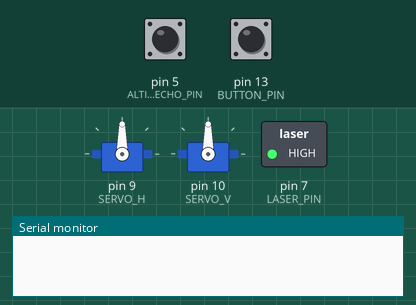
This sketch was run on a simulated Arduino Uno, built with avr-gcc and run on an emulated ATmega328P. Shown: 2 × servo, switched loads named in the sketch (green lamp = pin HIGH), the last lines printed to the serial monitor. The test bench sets the inputs (shaded band); at power-on: pin 13 (BUTTON_PIN) LOW, pin 5 (ALTIMETER_ECHO_PIN) LOW. Random numbers use the default seed unless the sketch sets one; pins used as bus, display or sensor lines are not drawn.

Above: at 1.2 s.
1.3 s: pin 13 (BUTTON_PIN) pulled HIGH for 1 s
3.8 s: pin 13 (BUTTON_PIN) pulled HIGH for 3.2 s
At 5.1 s:
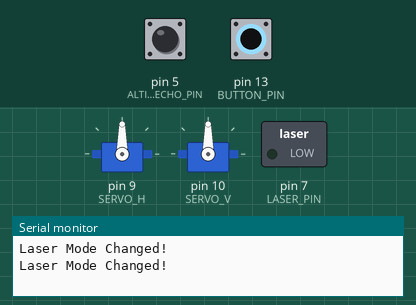
8.5 s: pin 5 (ALTIMETER_ECHO_PIN) pulsed HIGH 2 times (0.12 s each, 0.3 s apart)
At 10.3 s:
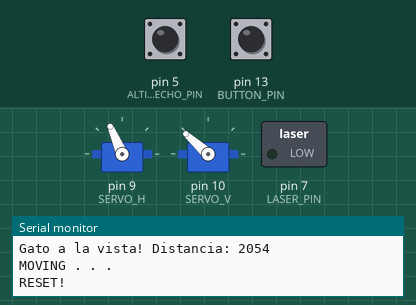
11.4 s: pin 13 (BUTTON_PIN) pulled HIGH for 1 s
At 13.1 s:
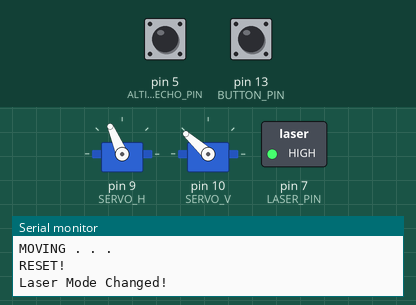
13.9 s: pin 13 (BUTTON_PIN) pulled HIGH for 0.15 s
At 14.6 s:
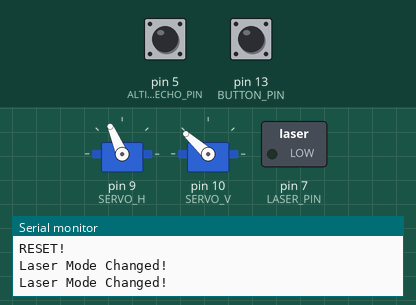
15.5 s: pin 5 (ALTIMETER_ECHO_PIN) pulsed HIGH 5 times (0.12 s each, 0.3 s apart)
At 15.9 s:
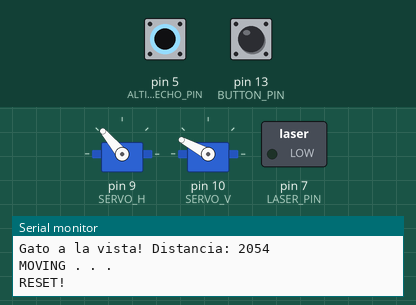
Timing chart, 0 to 19.3 s (numbered marks = the images above; inputs shaded):
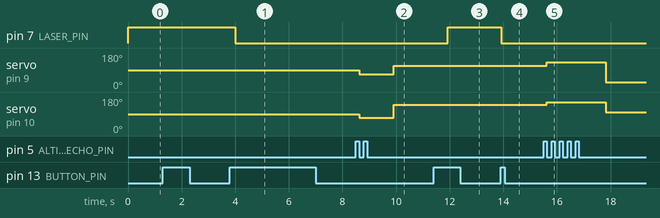

The sketch:

main.ino
```cpp
#include <Servo.h>

//Pins
#define LASER_PIN 7
#define ALTIMETER_ECHO_PIN 5
#define ALTIMETER_TRIGGER_PIN 6
#define BUTTON_PIN 13
#define SERVO_H 9
#define SERVO_V 10

//Constants
#define TIME_INTERVAL 10
#define CLEAR_INTERVAL 4
#define SOUND_SPEED 292

#define CHANGE_IN_DISTANCE 50


enum ALTIMETER_MODE { CLEAR, TRIGGER, WAIT, READ };
enum TOWER_MODE { INITIALIZING, WAITING, MOVING };
enum LED_MODE_GATE { OFF, ON };

ALTIMETER_MODE altimeterMode;
TOWER_MODE towerMode;
LED_MODE_GATE laserMode;

long lastDistance;
boolean lastButtonRead;

Servo servoH, servoV;

void setup() {
  Serial.begin(9600);

  towerMode = INITIALIZING;
  lastDistance = 0;

  pinMode(LASER_PIN, OUTPUT);
  pinMode(ALTIMETER_TRIGGER_PIN, OUTPUT);
  pinMode(SERVO_H, OUTPUT);
  pinMode(SERVO_V, OUTPUT);

  pinMode(ALTIMETER_ECHO_PIN, INPUT);
  pinMode(BUTTON_PIN, INPUT);

  SetLaserState(HIGH);
  lastButtonRead = LOW;
  laserMode = ON;

  servoH.attach(SERVO_H);
  servoV.attach(SERVO_V);
}

void loop() {

  boolean tempButtonRead = digitalRead(BUTTON_PIN);
  if (tempButtonRead == HIGH && lastButtonRead != HIGH)
  {
    NextLaserMode();
    Serial.println("Laser Mode Changed!");
  }
  lastButtonRead = tempButtonRead;


  switch (towerMode) {
    case INITIALIZING:
      {
        long distance = GetAltimeterDistance();
        lastDistance = distance;
        towerMode = WAITING;
      } break;
    case WAITING:
      {
        long distance = GetAltimeterDistance();
        if (abs(lastDistance - distance) >= CHANGE_IN_DISTANCE)
        {
          Serial.print("Gato a la vista! Distancia: ");
          Serial.println(abs(lastDistance - distance));

          Serial.println("MOVING . . .");
          towerMode = MOVING;
        }

        lastDistance = distance;
      } break;
    case MOVING:
      {
        int rotH = random(0, 180);
        int rotV = random(20, 160);

        servoH.write(rotH);
        servoV.write(rotV);

        if (servoH.read() == rotH && servoV.read() == rotV)
        {
          Serial.println("RESET!");
          towerMode = INITIALIZING;
        }

      } break;
  }

}

void GetAltitudeDifference()
{

}

void NextLaserMode()
{
  switch (laserMode) {
    case OFF: {
        laserMode = ON;
        SetLaserState(LOW);
      } break;
    case ON: {
        laserMode = OFF;
        SetLaserState(HIGH);
      } break;
  }
}

void SetLaserState(boolean state)
{
  digitalWrite(LASER_PIN, state);
}

long GetAltimeterDistance() {
  long duration, distance;
  digitalWrite(ALTIMETER_TRIGGER_PIN, LOW);
  delayMicroseconds(CLEAR_INTERVAL);
  digitalWrite(ALTIMETER_TRIGGER_PIN, HIGH);
  delayMicroseconds(TIME_INTERVAL);

  duration = pulseIn(ALTIMETER_ECHO_PIN, HIGH);
  distance = duration * TIME_INTERVAL / SOUND_SPEED / 2;

  return distance;
}
```

Measured:
- after the input at 3.8 s, pin 7 (LASER_PIN): HIGH → LOW after 0.20 s
- after the input at 8.5 s, servo on pin 9 (SERVO_H): 90° → 67° after 0.12 s, → 113° 1.3 s later; servo on pin 10 (SERVO_V): 90° → 69° after 0.12 s, → 138° 1.3 s later
- after the input at 11.4 s, pin 7 (LASER_PIN): LOW → HIGH after 0.52 s
- after the input at 13.9 s, pin 7 (LASER_PIN): HIGH → LOW at once
- after the input at 15.5 s, servo on pin 9 (SERVO_H): 113° → 130° after 0.12 s, → 24° 2.2 s later; servo on pin 10 (SERVO_V): 138° → 152° after 0.12 s, → 98° 2.2 s later
